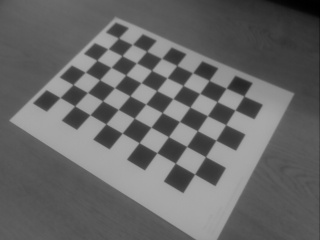
#> input picture study/images/chessboard/frame01.jpg, 320 x 240 px; its folder holds only this picture in this run
$ python videoPoseEstimation.py
#> lines starting #> are read from the running program, lines starting #| are printed output that depends on the picture; after the words box and inside, x2 and y2 are one past the last pixel; in counts of white or black regions, pixels touching at a corner belong together
#-*- coding: utf-8 -*-
"""
# 이미지에 3D효과
   . 2차원 이미지에서 3차원을 표현.
   . 2차원 이미지에 X축 Y축 Z축 의 좌표계를 그리고, 이미지가 움지이면  해당 좌표계에 있는 객체도
     동일한 Pose(위치와 방향)움직임
   . Camera Calibration의 값은 왜곡된 이미지를 보정하기도 하지만 3D Pose Estimation에 중요한 자료로 사용됨
   .
"""
import cv2
import numpy as np
import glob

with np.load('calibration.npz') as X:
#> (reads study/calibration.npz from the repository)
    ret, mtx, dist, _, _ = [X[i] for i in ('ret','mtx','dist','rvecs','tvecs')]

# [6 lines of commented-out code are left out]

def draw(img, corners, imgpts):
    imgpts = np.int32(imgpts).reshape(-1,2)
    # draw ground floor in green
    img = cv2.drawContours(img, [imgpts[:4]],-1,(0,255,0),-3)
    # draw pillars in blue color
    for i,j in zip(range(4),range(4,8)):
        img = cv2.line(img, tuple(imgpts[i]), tuple(imgpts[j]),(255),3)
        # draw top layer in red color
    img = cv2.drawContours(img, [imgpts[4:]],-1,(0,0,255),3)
    return img
criteria = (cv2.TERM_CRITERIA_EPS + cv2.TERM_CRITERIA_MAX_ITER, 30, 0.001)

c, r = 9, 6

objp = np.zeros((c*r,3), np.float32)
objp[:,:2] = np.mgrid[0:r,0:c].T.reshape(-1,2)

# axis = np.float32([[2,0,0], [0,2,0], [0,0,-2]]).reshape(-1,3)
axis = np.float32([[0,0,0], [0,3,0], [3,3,0], [3,0,0],[0,0,-3],[0,3,-3],[3,3,-3],[3,0,-3] ])

for fname in glob.glob('images/chessboard/frame*.jpg'):
    img = cv2.imread(fname)
#> img is the input picture: shape (240, 320, 3); min 0, max 171, mean 102.9
    gray = cv2.cvtColor(img, cv2.COLOR_BGR2GRAY)

    ret, corners = cv2.findChessboardCorners(gray, (r,c), None)
#> ret = True; corners = 54 rows, first 8: [60, 97.51], [72.98, 84.52], [85.33, 72.25], [96.79, 60.32], [108, 48.79], [118.5, 37.99], [74.68, 105.9], [87.48, 92.48]

    if ret == True:
        corners2 = cv2.cornerSubPix(gray, corners, (11,11), (-1,-1), criteria)
#> corners2 = 54 rows, first 8: [60.11, 97.46], [72.56, 84.34], [85.47, 72.23], [96.26, 59.69], [109, 49.05], [113, 30.59], [74.62, 105.8], [87.35, 92.41]

        ret, rvecs, tvecs  = cv2.solvePnP(objp, corners2, mtx, dist)
#> rvecs = [-0.248, -0.585, -1.08]; tvecs = [-15.21, -6, 28.4]
        imgpts, jax = cv2.projectPoints(axis, rvecs, tvecs, mtx, dist)
#> imgpts = [[61.19, 99.03], [106.7, 124.2], [140.3, 82.19], [95.24, 59.36], [59.54, 58.62], [107.6, 83.63], [144.6, 41.22], [97.01, 18.73]]

        img = draw(img, corners2, imgpts)
#> in draw, `imgpts = np.int32(imgpts).reshape(-1,2)`: imgpts = [[61, 99], [106, 124], [140, 82], [95, 59], [59, 58], [107, 83], [144, 41], [97, 18]]
#> in draw, `img = cv2.drawContours(img, [imgpts[:4]],-1,(0,255,0),-3)`:
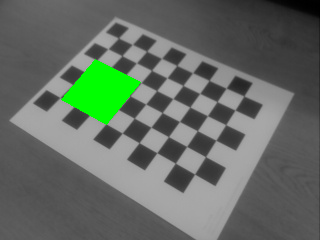
#> img: shape (240, 320, 3); 3.58% of pixels changed, all inside (x1, y1, x2, y2) = (61, 59, 141, 125)
#> the loop in draw, `for i,j in zip(range(4),range(4,8)):` made 4 passes
#> pass 1, in draw, `img = cv2.line(img, tuple(imgpts[i]), tuple(imgpts[j]),(255),3)`:
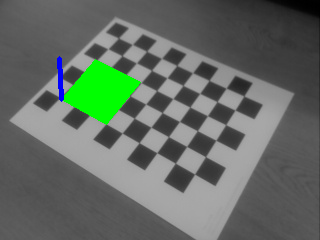
#> img: shape (240, 320, 3); 0.28% of pixels changed, all inside (x1, y1, x2, y2) = (57, 56, 64, 102)
#> pass 2, in draw, `img = cv2.line(img, tuple(imgpts[i]), tuple(imgpts[j]),(255),3)`:
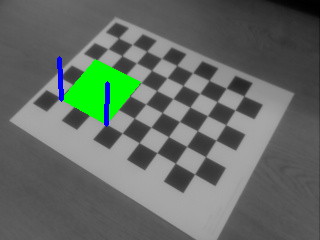
#> img: shape (240, 320, 3); 0.28% of pixels changed, all inside (x1, y1, x2, y2) = (104, 81, 110, 127)
#> pass 3, in draw, `img = cv2.line(img, tuple(imgpts[i]), tuple(imgpts[j]),(255),3)`:
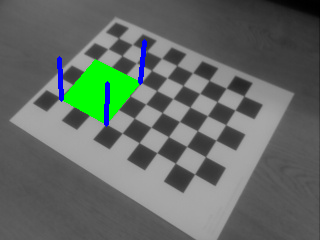
#> img: shape (240, 320, 3); 0.28% of pixels changed, all inside (x1, y1, x2, y2) = (138, 39, 147, 85)
#> after the loop in draw, `for i,j in zip(range(4),range(4,8)):`:
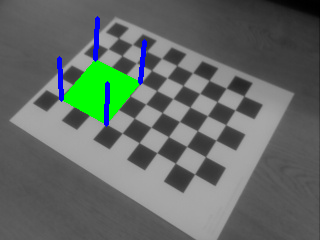
#> img: shape (240, 320, 3); 0.28% of pixels changed, all inside (x1, y1, x2, y2) = (93, 16, 100, 62)
#> in draw, `img = cv2.drawContours(img, [imgpts[4:]],-1,(0,0,255),3)`:
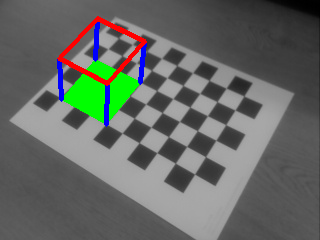
#> img: shape (240, 320, 3); 1.3% of pixels changed, all inside (x1, y1, x2, y2) = (57, 16, 147, 86)
        cv2.imshow('img', img)

        k = cv2.waitKey(0) & 0xFF
#> (key Esc is pressed here)

        if k == 27:
            break

cv2.destroyAllWindows()
